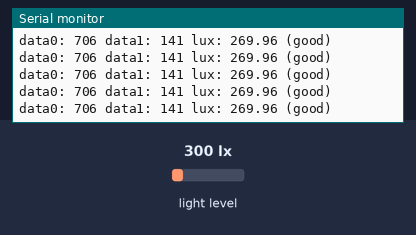
A sketch run on a simulated Arduino Uno, built with avr-gcc and run on an emulated ATmega328P. Shown: the last lines printed to the serial monitor. Wiring (inferred from the names in the program): TSL2561 light sensor at I2C address 0x39. The inputs (shaded band) are chosen by the test bench; at power-on: light level 300 lx.

Above: at 1.2 s.
1.3 s: light level set to 40 lx
At 1.44 s:
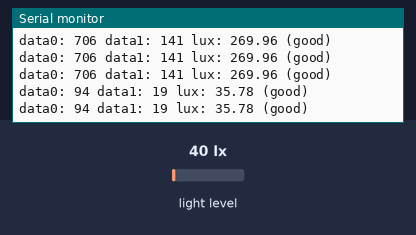
4.3 s: light level set to 500 lx
At 4.45 s:
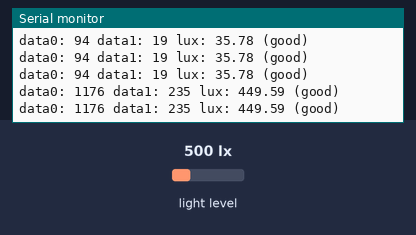
7.3 s: light level set to 1500 lx
At 7.31 s:
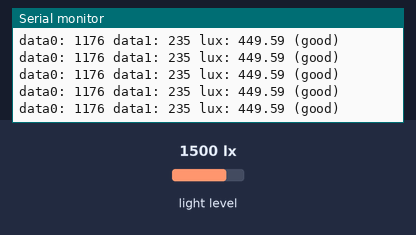
10.3 s: light level set to 1000 lx
At 10.32 s:
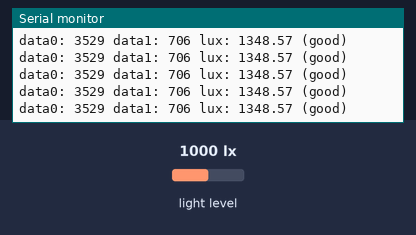
13.3 s: light level set to 1960 lx
At 13.37 s:
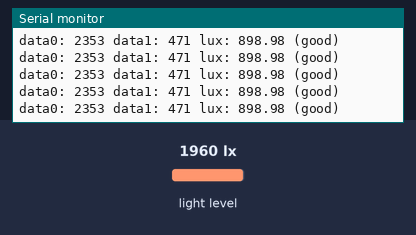
Timing chart, 0 to 16.3 s (numbered marks = the images above; inputs shaded):
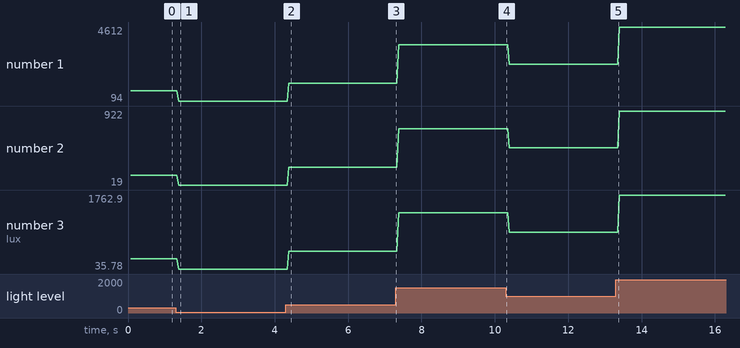

The sketch:

03.DetectingLight.ino
```cpp
// Connect the I2C pins (SCL and SDA) to Arduino.
// The pins are different on different Arduinos:
// SDA (A4)
// SCL(A5)

#include <SparkFunTSL2561.h>
#include <Wire.h>

// Create an SFE_TSL2561 object, here called "light":
SFE_TSL2561 light;

// Global variables
boolean gain;     // Gain setting, 0 = X1, 1 = X16;
unsigned int ms;  // Integration ("shutter") time in milliseconds

void setup() {
  Serial.begin(9600);

  // Initialize the SFE_TSL2561 library

  // You can pass nothing to light.begin() for the default I2C address (0x39),
  // or use one of the presets if you have changed the ADDR jumper on the board:
  light.begin();

  // Get factory ID from sensor:
  // (Just for fun, you don't need to do this to operate the sensor)
  unsigned char ID;
  if (light.getID(ID)) {
    Serial.print("Got factory ID: 0X");
    Serial.print(ID,HEX);
    Serial.println(", should be 0X5X");
  }

  // Most library commands will return true if communications was successful,
  // and false if there was a problem. We can ignore this returned value,
  // or check whether a command worked correctly and retrieve an error code:
  else {
    byte error = light.getError();
    printError(error);
  }

  // The light sensor has a default integration time of 402ms,
  // and a default gain of low (1X).

  // If gain = false (0), device is set to low gain (1X)
  // If gain = high (1), device is set to high gain (16X)
  gain = 0;

  // If time = 0, integration will be 13.7ms
  // If time = 1, integration will be 101ms
  // If time = 2, integration will be 402ms
  // If time = 3, use manual start / stop to perform your own integration
  unsigned char time = 2;

  // setTiming() will set the third parameter (ms) to the
  // requested integration time in ms (this will be useful later):
  Serial.println("Set timing...");
  light.setTiming(gain,time,ms);

  // To start taking measurements, power up the sensor:
  Serial.println("Powerup...");
  light.setPowerUp();

  // The sensor will now gather light during the integration time.
  // After the specified time, we can retrieve the result from the sensor.
  // Once a measurement occurs, another integration period will start.
}

void loop() {
  // Wait between measurements before retrieving the result
  // We can also configure the sensor to issue an interrupt
  // when measurements are complete

  // This sketch uses the TSL2561's built-in integration timer.
  // We can also perform our own manual integration timing
  // by setting "time" to 3 (manual) in setTiming(),
  // then performing a manualStart() and a manualStop() as in the below
  // commented statements:
  // ms = 1000;
  // light.manualStart();
  // delay(ms);
  // light.manualStop();

  // Once integration is complete, we'll retrieve the data.
  // There are two light sensors on the device, one for visible light
  // and one for infrared.
  // Both sensors are needed for lux calculations.
  unsigned int data0, data1;

  if (light.getData(data0,data1)) {
    Serial.print("data0: ");
    Serial.print(data0);
    Serial.print(" data1: ");
    Serial.print(data1);

    // To calculate lux, pass all our settings and readings
    // to the getLux() function.

    // The getLux() function will return 1 if the calculation
    // was successful, or 0 if one or both of the sensors was
    // saturated (too much light). If this happens, we can
    // reduce the integration time and/or gain.

    double lux;
    boolean good = light.getLux(gain,ms,data0,data1,lux);

    Serial.print(" lux: ");
    Serial.print(lux);
    if (good) Serial.println(" (good)");
    else Serial.println(" (BAD)");
  }
  else
  {
    byte error = light.getError();
    printError(error);
  }
}

void printError(byte error) {
  Serial.print("I2C error: ");
  Serial.print(error,DEC);
  Serial.print(", ");

  switch(error) {
    case 0:
      Serial.println("success");
      break;
    case 1:
      Serial.println("data too long for transmit buffer");
      break;
    case 2:
      Serial.println("received NACK on address (disconnected?)");
      break;
    case 3:
      Serial.println("received NACK on data");
      break;
    case 4:
      Serial.println("other error");
      break;
    default:
      Serial.println("unknown error");
  }
}
```

Measured:
- after the input at 1.3 s, the serial monitor: prints a new line after 0.08 s (image 1)
- after the input at 4.3 s, the serial monitor: prints a new line after 0.08 s (image 2)
- plotted number 1: 706 → 94 after the input at 1.3 s, 94 → 1176 after the input at 4.3 s, 1176 → 3529 after the input at 7.3 s, 3529 → 2353 after the input at 10.3 s, 2353 → 4612 after the input at 13.3 s
- plotted number 2: 141 → 19 after the input at 1.3 s, 19 → 235 after the input at 4.3 s, 235 → 706 after the input at 7.3 s, 706 → 471 after the input at 10.3 s, 471 → 922 after the input at 13.3 s
- plotted number 3: 269.96 → 35.78 after the input at 1.3 s, 35.78 → 449.59 after the input at 4.3 s, 449.59 → 1348.57 after the input at 7.3 s, 1348.57 → 898.98 after the input at 10.3 s, 898.98 → 1762.9 after the input at 13.3 s
